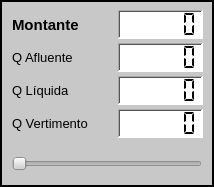
  <widget class="QFrame" name="frame_montante">
   <property name="geometry">
    <rect>
     <x>15</x>
     <y>130</y>
     <width>214</width>
     <height>187</height>
    </rect>
   </property>
   <property name="styleSheet">
    <string notr="true">background-color: rgba(200, 200, 200);</string>
   </property>
   <property name="frameShape">
    <enum>QFrame::Box</enum>
   </property>
   <property name="frameShadow">
    <enum>QFrame::Plain</enum>
   </property>
   <property name="lineWidth">
    <number>2</number>
   </property>
   <widget class="QWidget" name="layoutWidget">
    <property name="geometry">
     <rect>
      <x>5</x>
      <y>3</y>
      <width>201</width>
      <height>181</height>
     </rect>
    </property>
    <layout class="QGridLayout" name="gridLayout1_montante">
     <property name="leftMargin">
      <number>7</number>
     </property>
     <property name="bottomMargin">
      <number>7</number>
     </property>
     <property name="verticalSpacing">
      <number>9</number>
     </property>
     <item row="1" column="0">
      <widget class="QSlider" name="horizontalSlider_Q_afluente">
       <property name="sizePolicy">
        <sizepolicy hsizetype="Maximum" vsizetype="Fixed">
         <horstretch>0</horstretch>
         <verstretch>0</verstretch>
        </sizepolicy>
       </property>
       <property name="minimumSize">
        <size>
         <width>0</width>
         <height>22</height>
        </size>
       </property>
       <property name="maximumSize">
        <size>
         <width>190</width>
         <height>15</height>
        </size>
       </property>
       <property name="sizeIncrement">
        <size>
         <width>0</width>
         <height>15</height>
        </size>
       </property>
       <property name="baseSize">
        <size>
         <width>0</width>
         <height>15</height>
        </size>
       </property>
       <property name="maximum">
        <number>100</number>
       </property>
       <property name="value">
        <number>0</number>
       </property>
       <property name="orientation">
        <enum>Qt::Horizontal</enum>
       </property>
      </widget>
     </item>
     <item row="0" column="0">
      <layout class="QGridLayout" name="gridLayout2_montante">
       <property name="sizeConstraint">
        <enum>QLayout::SetNoConstraint</enum>
       </property>
       <property name="leftMargin">
        <number>0</number>
       </property>
       <property name="topMargin">
        <number>4</number>
       </property>
       <property name="rightMargin">
        <number>3</number>
       </property>
       <property name="horizontalSpacing">
        <number>5</number>
       </property>
       <property name="verticalSpacing">
        <number>4</number>
       </property>
       <item row="0" column="0">
        <widget class="QLabel" name="label_montante">
         <property name="font">
          <font>
           <pointsize>11</pointsize>
           <weight>75</weight>
           <bold>true</bold>
           <underline>false</underline>
          </font>
         </property>
         <property name="text">
          <string>Montante</string>
         </property>
        </widget>
       </item>
       <item row="1" column="0">
        <widget class="QLabel" name="label_Q_alfuente">
         <property name="font">
          <font>
           <pointsize>10</pointsize>
          </font>
         </property>
         <property name="text">
          <string>Q Afluente</string>
         </property>
         <property name="alignment">
          <set>Qt::AlignLeading|Qt::AlignLeft|Qt::AlignVCenter</set>
         </property>
        </widget>
       </item>
       <item row="2" column="1">
        <widget class="QLCDNumber" name="lcdNumber_Q_liquida">
         <property name="sizePolicy">
          <sizepolicy hsizetype="Fixed" vsizetype="Fixed">
           <horstretch>85</horstretch>
           <verstretch>29</verstretch>
          </sizepolicy>
         </property>
         <property name="minimumSize">
          <size>
           <width>85</width>
           <height>29</height>
          </size>
         </property>
         <property name="maximumSize">
          <size>
           <width>60</width>
           <height>16777215</height>
          </size>
         </property>
         <property name="font">
          <font>
           <weight>50</weight>
           <bold>false</bold>
          </font>
         </property>
         <property name="autoFillBackground">
          <bool>false</bool>
         </property>
         <property name="styleSheet">
          <string notr="true">background-color: rgb(255, 255, 255);</string>
         </property>
         <property name="frameShape">
          <enum>QFrame::WinPanel</enum>
         </property>
         <property name="frameShadow">
          <enum>QFrame::Sunken</enum>
         </property>
         <property name="smallDecimalPoint">
          <bool>true</bool>
         </property>
         <property name="digitCount">
          <number>5</number>
         </property>
         <property name="segmentStyle">
          <enum>QLCDNumber::Flat</enum>
         </property>
         <property name="value" stdset="0">
          <double>0.000000000000000</double>
         </property>
         <property name="intValue" stdset="0">
          <number>0</number>
         </property>
        </widget>
       </item>
       <item row="2" column="0">
        <widget class="QLabel" name="label_Q_liquida">
         <property name="font">
          <font>
           <pointsize>10</pointsize>
          </font>
         </property>
         <property name="text">
          <string>Q Líquida</string>
         </property>
         <property name="alignment">
          <set>Qt::AlignLeading|Qt::AlignLeft|Qt::AlignVCenter</set>
         </property>
        </widget>
       </item>
       <item row="3" column="0">
        <widget class="QLabel" name="label_Q_vertimento">
         <property name="font">
          <font>
           <pointsize>10</pointsize>
          </font>
         </property>
         <property name="text">
          <string>Q Vertimento</string>
         </property>
         <property name="alignment">
          <set>Qt::AlignLeading|Qt::AlignLeft|Qt::AlignVCenter</set>
         </property>
        </widget>
       </item>
       <item row="3" column="1">
        <widget class="QLCDNumber" name="lcdNumber_Q_vertimento">
         <property name="sizePolicy">
          <sizepolicy hsizetype="Fixed" vsizetype="Fixed">
           <horstretch>70</horstretch>
           <verstretch>29</verstretch>
          </sizepolicy>
         </property>
         <property name="minimumSize">
          <size>
           <width>85</width>
           <height>29</height>
          </size>
         </property>
         <property name="maximumSize">
          <size>
           <width>60</width>
           <height>16777215</height>
          </size>
         </property>
         <property name="font">
          <font>
           <weight>50</weight>
           <bold>false</bold>
          </font>
         </property>
         <property name="autoFillBackground">
          <bool>false</bool>
         </property>
         <property name="styleSheet">
          <string notr="true">background-color: rgb(255, 255, 255);</string>
         </property>
         <property name="frameShape">
          <enum>QFrame::WinPanel</enum>
         </property>
         <property name="frameShadow">
          <enum>QFrame::Sunken</enum>
         </property>
         <property name="smallDecimalPoint">
          <bool>true</bool>
         </property>
         <property name="digitCount">
          <number>5</number>
         </property>
         <property name="segmentStyle">
          <enum>QLCDNumber::Flat</enum>
         </property>
         <property name="value" stdset="0">
          <double>0.000000000000000</double>
         </property>
         <property name="intValue" stdset="0">
          <number>0</number>
         </property>
        </widget>
       </item>
       <item row="1" column="1">
        <widget class="QLCDNumber" name="lcdNumber_Q_afluente">
         <property name="sizePolicy">
          <sizepolicy hsizetype="Fixed" vsizetype="Fixed">
           <horstretch>85</horstretch>
           <verstretch>29</verstretch>
          </sizepolicy>
         </property>
         <property name="minimumSize">
          <size>
           <width>85</width>
           <height>29</height>
          </size>
         </property>
         <property name="maximumSize">
          <size>
           <width>60</width>
           <height>16777215</height>
          </size>
         </property>
         <property name="font">
          <font>
           <weight>50</weight>
           <bold>false</bold>
          </font>
         </property>
         <property name="autoFillBackground">
          <bool>false</bool>
         </property>
         <property name="styleSheet">
          <string notr="true">background-color: rgb(255, 255, 255);</string>
         </property>
         <property name="frameShape">
          <enum>QFrame::WinPanel</enum>
         </property>
         <property name="frameShadow">
          <enum>QFrame::Sunken</enum>
         </property>
         <property name="smallDecimalPoint">
          <bool>true</bool>
         </property>
         <property name="digitCount">
          <number>5</number>
         </property>
         <property name="segmentStyle">
          <enum>QLCDNumber::Flat</enum>
         </property>
         <property name="value" stdset="0">
          <double>0.000000000000000</double>
         </property>
         <property name="intValue" stdset="0">
          <number>0</number>
         </property>
        </widget>
       </item>
       <item row="0" column="1">
        <widget class="QLCDNumber" name="lcdNumber_montante">
         <property name="sizePolicy">
          <sizepolicy hsizetype="Fixed" vsizetype="Fixed">
           <horstretch>85</horstretch>
           <verstretch>29</verstretch>
          </sizepolicy>
         </property>
         <property name="minimumSize">
          <size>
           <width>85</width>
           <height>29</height>
          </size>
         </property>
         <property name="maximumSize">
          <size>
           <width>60</width>
           <height>16777215</height>
          </size>
         </property>
         <property name="font">
          <font>
           <weight>50</weight>
           <bold>false</bold>
          </font>
         </property>
         <property name="autoFillBackground">
          <bool>false</bool>
         </property>
         <property name="styleSheet">
          <string notr="true">background-color: rgb(255, 255, 255);</string>
         </property>
         <property name="frameShape">
          <enum>QFrame::WinPanel</enum>
         </property>
         <property name="frameShadow">
          <enum>QFrame::Sunken</enum>
         </property>
         <property name="smallDecimalPoint">
          <bool>true</bool>
         </property>
         <property name="digitCount">
          <number>5</number>
         </property>
         <property name="segmentStyle">
          <enum>QLCDNumber::Flat</enum>
         </property>
         <property name="value" stdset="0">
          <double>0.000000000000000</double>
         </property>
         <property name="intValue" stdset="0">
          <number>0</number>
         </property>
        </widget>
       </item>
      </layout>
     </item>
    </layout>
   </widget>
  </widget>
